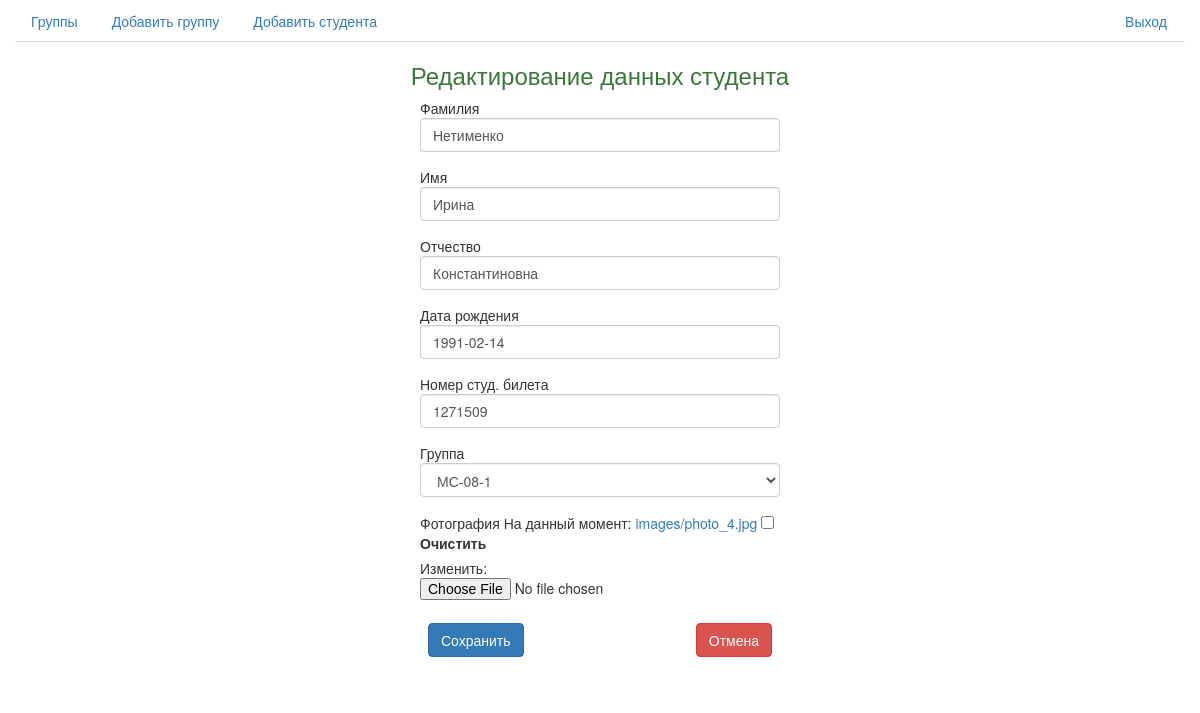
Page /edit_student/4/ (signed in) on the committed database.
### student/models.py (models this page shows, shortened)
class Student(models.Model):
    last_name = models.CharField(max_length=255, verbose_name=u'Фамилия')
    first_name = models.CharField(max_length=255, verbose_name=u'Имя')
    patronymic = models.CharField(max_length=255, verbose_name=u'Отчество')
    photo = models.ImageField(upload_to='student_photo',null=True, blank=True, verbose_name=u'Фотография')
    birth_day = models.DateField(auto_now=False, verbose_name=u'Дата рождения')
    students_ticket_number = models.PositiveIntegerField(verbose_name=u'Номер студ. билета')
    in_group = models.ForeignKey('Group', related_name='r_students', verbose_name=u'Группа')
    def __unicode__(self):
        return u"%s %s %s (группа %s)" % (self.last_name, self.first_name, self.patronymic, self.in_group)
    class Meta:
        ordering = ['last_name', 'first_name']
        verbose_name = u'Студент'
        verbose_name_plural = u'Студенты'

### app/views.py (the view, shortened to what this page needs)
# urls.py: url(r'^edit_student/(?P<pk>\d+)/$', StudentEditView.as_view(), name='edit_student'),
class StudentEditView(UpdateView):
    template_name = 'edit_student.html'
    model = Student
    form_class = StudentAddForm
    @method_decorator(login_required)
    def dispatch(self, *args, **kwargs):
        return super(StudentEditView, self).dispatch(*args, **kwargs)

### app/form.py
class StudentAddForm(forms.ModelForm):
    class Meta:
        model = Student
        fields = ('last_name', 'first_name', 'patronymic', 'birth_day', 'students_ticket_number', 'in_group', 'photo')
        widgets = {
            'last_name': forms.TextInput(attrs={'class': "form-control"}),
            'first_name': forms.TextInput(attrs={'class': "form-control"}),
            'patronymic': forms.TextInput(attrs={'class': "form-control"}),
            'birth_day': forms.DateInput(attrs={'class': "form-control"}),
            'in_group': forms.Select(attrs={'class': "form-control"}),
            'students_ticket_number': forms.TextInput(attrs={'class': "form-control"}),
        }

### student/context_processor.py (called while the page is built)
def context_settings(request):
    return {'settings': settings}

### student/models.py (called while the page is built)
    def __unicode__(self):
        return self.title

### templates/edit_student.html (shortened to what this page needs)
{% extends "base.html" %}
{% block content %}
<div class="container-fluid">
	<div class="row">
		<div class="col-md-12">
			<h3 class="text-center text-success">
				Редактирование данных студента
			</h3>
		</div>
	</div>
	<div class="row">
		<div class="col-md-4">
		</div>
		<div class="col-md-4">
			<form role="form" method="post" enctype="multipart/form-data">{% csrf_token %}
				{% for field in form %}
                    <div class="form-group">
                        {% if field.errors %}
                            <div class="alert alert-warning" role="alert">
                                {{ field.label }}
                                {{ field }}{{ field.errors }}
                            </div>
                        {% else %}
                            {{ field.label }}
                            {{ field }}
                        {% endif %}
                    </div>
                {% endfor %}
				<table class="table">
                    <thead>
                        <tr>
                            <td class="text-left">
                                <input type="submit" value="Сохранить" class="btn btn-primary"/>
                            </td>
                            <td class="text-right">
                                <a href="/student_detail/{{ student.id }}"><button type="button" class="btn btn-danger">Отмена</button></a>
                            </td>
                        </tr>
                    </thead>
                </table>
			</form>
		</div>
		<div class="col-md-4">
		</div>
	</div>
</div>
{% endblock %}

### rows in the picture
Student: form "Нетименко" "Ирина" "Константиновна" "1991-02-14" "1271509" "МС-08-1"

### other values in the picture
{{ field.label }} "Фамилия" "Имя" "Отчество" "Дата рождения" "Номер студ. билета" "Группа" "Фотография"
